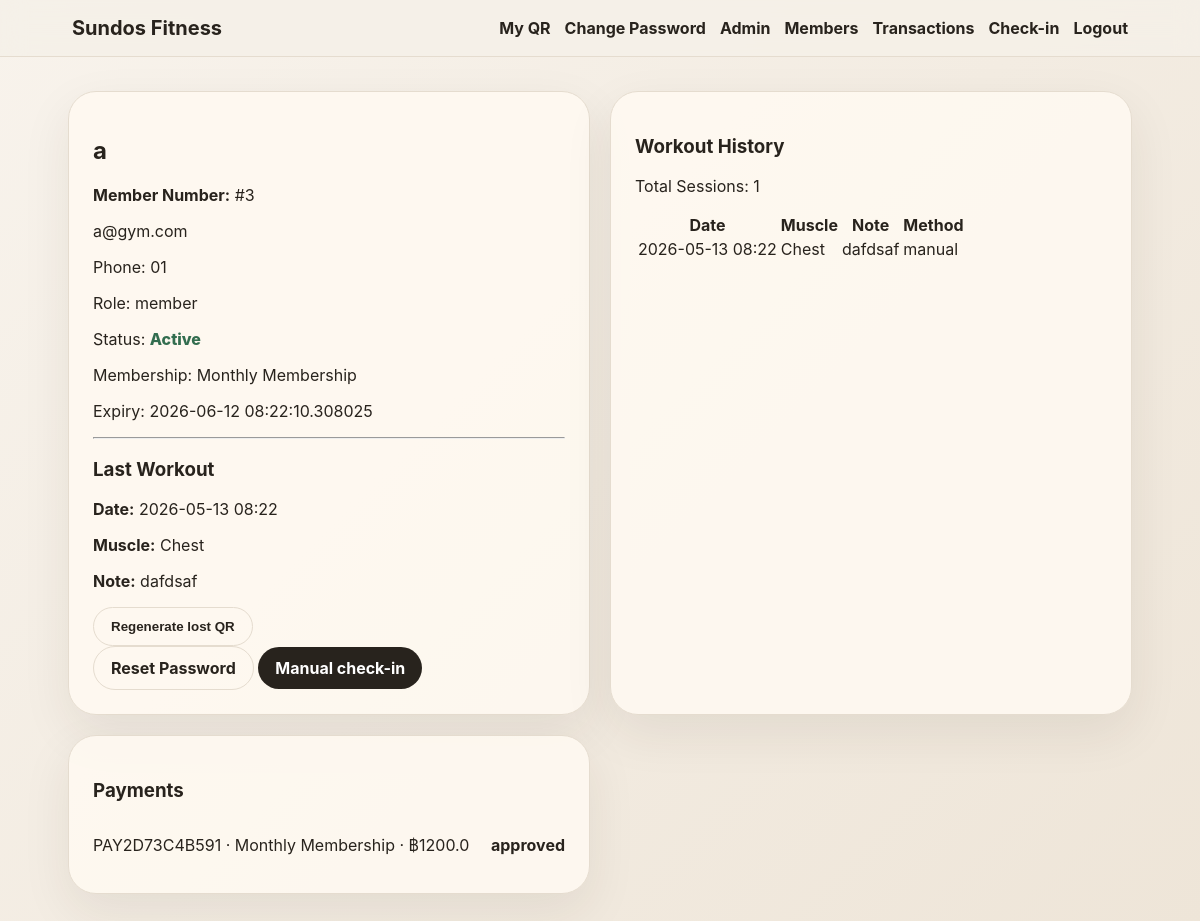
The page /member/3 (signed in) on the database its author committed.
### app.py (models this page shows)
class User(db.Model):
    id = db.Column(db.Integer, primary_key=True)
    name = db.Column(db.String(120), nullable=False)
    email = db.Column(db.String(160), unique=True, nullable=False)
    phone = db.Column(db.String(30))
    password_hash = db.Column(db.String(255), nullable=False)
    role = db.Column(db.String(20), default='member') # member, staff, admin
    created_at = db.Column(db.DateTime, default=datetime.utcnow)
    membership_type = db.Column(db.String(30))
    membership_expiry = db.Column(db.DateTime)
    member_qr_token = db.Column(db.String(80), unique=True, default=lambda: uuid.uuid4().hex)
    payments = db.relationship('Payment', backref='user', lazy=True)

class CheckIn(db.Model):
    id = db.Column(db.Integer, primary_key=True)
    user_id = db.Column(db.Integer, db.ForeignKey('user.id'), nullable=False)
    created_at = db.Column(db.DateTime, default=datetime.utcnow)
    method = db.Column(db.String(30), default='qr')
    result = db.Column(db.String(30), default='valid')
    muscle_group = db.Column(db.String(50))
    note = db.Column(db.String(255))

class Payment(db.Model):
    id = db.Column(db.Integer, primary_key=True)
    ref = db.Column(db.String(30), unique=True, nullable=False)
    user_id = db.Column(db.Integer, db.ForeignKey('user.id'), nullable=False)
    plan = db.Column(db.String(30), nullable=False)
    amount = db.Column(db.Float, nullable=False)
    status = db.Column(db.String(20), default='pending') # pending, approved, rejected, auto_verified
    method = db.Column(db.String(30), default='promptpay')
    slip_note = db.Column(db.String(255))
    created_at = db.Column(db.DateTime, default=datetime.utcnow)
    approved_at = db.Column(db.DateTime)
    verified_payload = db.Column(db.Text)

### app.py (the view)
@app.route('/member/<int:user_id>')
@staff_required
def member_detail(user_id):
    user = User.query.get_or_404(user_id)
    payments = Payment.query.filter_by(user_id=user.id)\
        .order_by(Payment.created_at.desc())\
        .all()
    checkins = CheckIn.query.filter_by(user_id=user.id)\
        .order_by(CheckIn.created_at.desc())\
        .all()
    print("CHECKINS FOUND:", checkins)
    last_checkin = checkins[0] if checkins else None
    return render_template(
        'member_detail.html',
        user=user,
        payments=payments,
        plans=PLANS,
        checkins=checkins,
        last_checkin=last_checkin,
        now=datetime.utcnow()
    )

### app.py (called while the page is built)
def current_user():
    uid = session.get('user_id')
    return User.query.get(uid) if uid else None

@app.context_processor
def inject_globals():
    return dict(current_user=current_user(), gym_name=GYM_NAME, payment_mode=PAYMENT_MODE, plans=PLANS)

def staff_required(fn):
    @wraps(fn)
    def wrapper(*args, **kwargs):
        u = current_user()
        if not u or u.role not in ['staff', 'admin']:
            flash('Staff access required.', 'danger')
            return redirect(url_for('home'))
        return fn(*args, **kwargs)
    return wrapper

### templates/member_detail.html
{% extends 'base.html' %}
{% block content %}
<div class="split">
<div class="card">
    <h2>{{user.name}}</h2>
    <p><b>Member Number:</b> #{{ user.id }}</p>
    <p>{{user.email}}</p>
    <p>Phone: {{user.phone or '-'}}</p>
    <p>Role: {{user.role}}</p>
    <p>
        Status:
        <span class="status {{'good' if user.membership_expiry and user.membership_expiry>now else 'bad'}}">
            {{'Active' if user.membership_expiry and user.membership_expiry>now else 'Inactive'}}
        </span>
    </p>
    <p>Membership: {{user.membership_type or '-'}}</p>
    <p>Expiry: {{user.membership_expiry or '-'}}</p>
    {% if last_checkin %}
    <hr>
    <h3>Last Workout</h3>
    <p><b>Date:</b> {{ last_checkin.created_at.strftime('%Y-%m-%d %H:%M') }}</p>
    <p><b>Muscle:</b> {{ last_checkin.muscle_group or '-' }}</p>
    <p><b>Note:</b> {{ last_checkin.note or '-' }}</p>
    {% endif %}
    <form method="post" action="{{url_for('regenerate_qr',user_id=user.id)}}">
        <button class="btn ghost">Regenerate lost QR</button>
    </form>
    {% if current_user.role == 'admin' %}
    <a class="btn ghost" href="{{url_for('admin_reset_password',user_id=user.id)}}">Reset Password</a>
    {% endif %}
    <a class="btn" href="{{url_for('manual_checkin',user_id=user.id)}}">Manual check-in</a>
</div>
<div class="card">
    <h3>Workout History</h3>
    <p>Total Sessions: {{ checkins|length }}</p>
    {% if checkins %}
    <table>
        <tr>
            <th>Date</th>
            <th>Muscle</th>
            <th>Note</th>
            <th>Method</th>
        </tr>
        {% for c in checkins %}
        <tr>
            <td>{{ c.created_at.strftime('%Y-%m-%d %H:%M') }}</td>
            <td>{{ c.muscle_group or '-' }}</td>
            <td>{{ c.note or '-' }}</td>
            <td>{{ c.method or '-' }}</td>
        </tr>
        {% endfor %}
    </table>
    {% else %}
    <p class="hint">No activity yet.</p>
    {% endif %}
</div>
<div class="card">
    <h3>Payments</h3>
    {% for p in payments %}
    <div class="row">
        <span>{{p.ref}} · {{plans[p.plan].name}} · ฿{{p.amount}}</span>
        <b>{{p.status}}</b>
    </div>
    {% else %}
    <p class="hint">No payments.</p>
    {% endfor %}
</div>
</div>
{% endblock %}

### static/style.css (style rules this page uses)
:root { --bg:#f5f0e8;--card:#fffaf2;--ink:#28231d;--muted:#7e7467;--line:#e5dccf;--accent:#8b6f47;--accent2:#2f3b2f;--bad:#a44438;--good:#326d4f }
* { box-sizing:border-box }
body { margin:0;background:linear-gradient(135deg,#f8f3ec,#eee5d8);color:var(--ink);font-family:-apple-system,BlinkMacSystemFont,"Segoe UI",Roboto,Arial,sans-serif }
a { color:var(--ink);text-decoration:none }
.pill,.btn { background:var(--ink);color:#fff!important;padding:11px 17px;border-radius:999px;border:0;display:inline-block;font-weight:750;cursor:pointer }
.btn.ghost { background:transparent;color:var(--ink)!important;border:1px solid var(--line) }
.hero-card,.card,.form-card,.metric { background:rgba(255,250,242,.88);border:1px solid var(--line);border-radius:28px;padding:24px;box-shadow:0 18px 50px rgba(48,35,20,.08) }
.split { display:grid;grid-template-columns:1fr 1fr;gap:20px }
.status { font-weight:850 }
.good { color:var(--good) }
.row { display:flex;justify-content:space-between;align-items:center;gap:12px;padding:14px 0;border-bottom:1px solid var(--line) }
.row:last-child { border-bottom:0 }

### rows shown on the page
User: name "a", id "3", email "a@gym.com", phone "01", role "member", membership_expiry "Active", membership_type "Monthly Membership", membership_expiry "2026-06-12 08:22:10.308025"
CheckIn: created_at "2026-05-13 08:22", muscle_group "Chest", note "dafdsaf", method "manual"
Payment: ref "PAY2D73C4B591", plan "Monthly Membership", amount "1200.0", status "approved"

### other values the page prints
{{ gym_name }} "Sundos Fitness"
{{ checkins|length }} "1"
